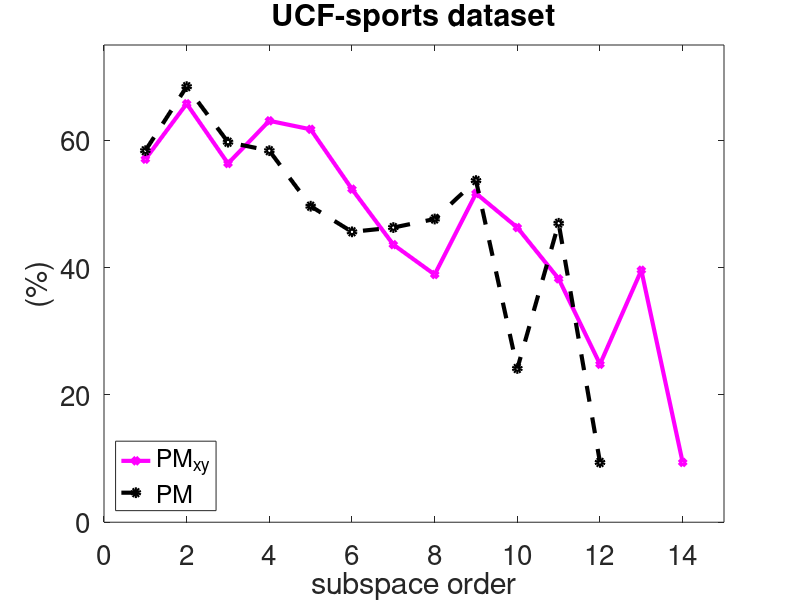
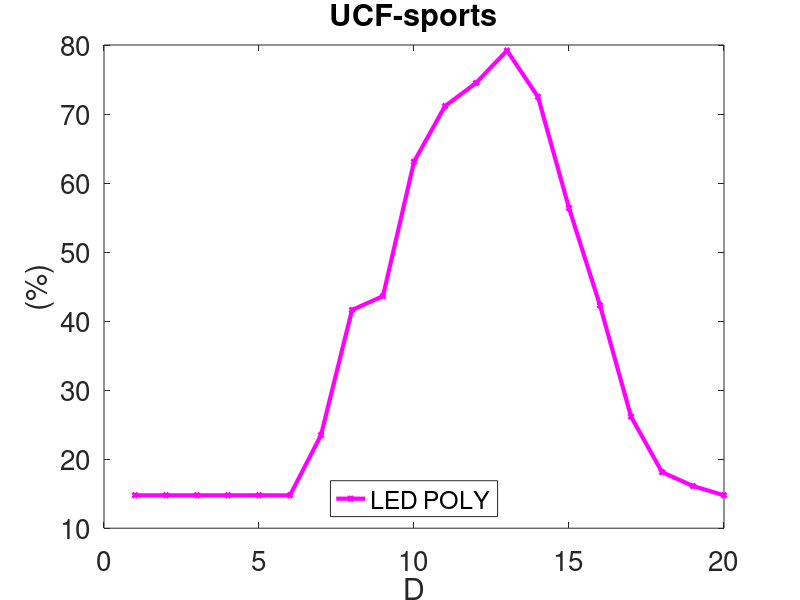

Here is the MATLAB script that generated these plots, in order:
clear all
close all
clc

%% NN: Projection Metric: UCF_sports

p14=1:14;
p12=1:12;


PM_dim14 = [57.0470   65.7718   56.3758   63.0872   61.7450   52.3490   43.6242   38.9262   51.6779   46.3087   38.2550   24.8322 39.5973    9.3960];
PM_dim12 = [58.3893   68.4564   59.7315   58.3893   49.6644   45.6376   46.3087   47.6510   53.6913   24.1611   46.9799  9.3960];

plot(p14,PM_dim14, '-md', 'LineWidth',3,'MarkerSize',5);
hold on
plot(p12,PM_dim12, '--ko', 'LineWidth',3,'MarkerSize',5);
legend('PM_{xy}','PM','Location', 'southwest');
title('UCF-sports dataset','FontSize',20);
ylabel('(%)','FontSize',20)
xlabel('subspace order','FontSize',20)
set(gca,'FontSize',20); 

ylim([0 75])
xlim([0 15])


%Home
print('/media/johanna/HD1T/latex-svn/wacv_2016_b/v2/images/experiments_ucf/PM_ucf','-dpng','-r300');

%% Kernels: LED_POLY: KTH
figure

led_poly = [14.7651   14.7651   14.7651   14.7651   14.7651   14.7651   23.4899   41.6107   43.6242   63.0872   71.1409   74.4966  79.1946   72.4832   56.3758   42.2819   26.1745   18.1208   16.1074   14.7651];

plot(led_poly, '-md','LineWidth',3,'MarkerSize',3)
title('UCF-sports','FontSize',20);
legend('LED POLY','Location', 'south');
ylabel('(%)','FontSize',20)
xlabel('D','FontSize',20)
set(gca,'FontSize',20);
%Home
print('/media/johanna/HD1T/latex-svn/wacv_2016_b/v2/images/experiments_ucf/LED-POLY_ucf','-dpng','-r300');



  